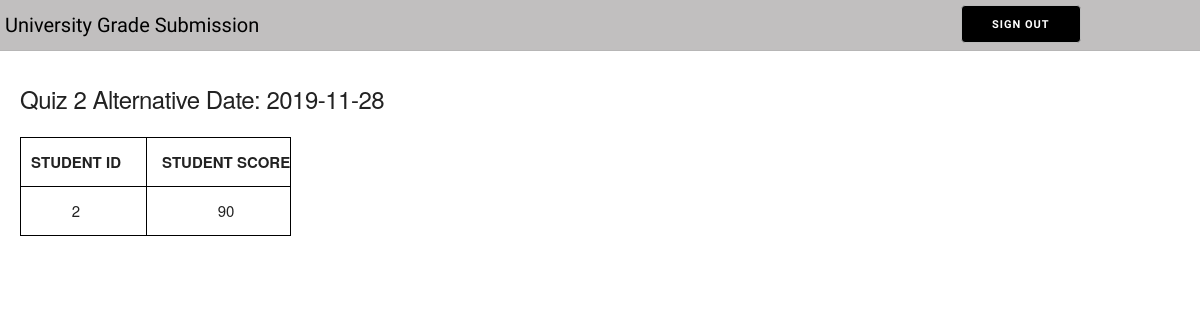
The page /quiz/2/results/ on the database its author committed.
### tables this page shows
CREATE TABLE quizes (
    quiz_id INTEGER PRIMARY KEY AUTOINCREMENT NOT NULL,
    subject_name TEXT,
    questions TEXT,
    quiz_date DATE
);

CREATE TABLE results (
    results_id INTEGER PRIMARY KEY AUTOINCREMENT NOT NULL,
    student_id INT NOT NULL,
    quiz_id INT NOT NULL,
    grade INT NOT NULL
);

### app.py (the view)
@app.route('/quiz/<id>/results/')
def get_quiz(id):
    cursor = conn.cursor()
    anon_query = find_quizes_with_students(id)
    anon_results = get_results(cursor, anon_query)
    anon_values = merge_tuples_to_dict(config_anon_view_keys(), anon_results) if anon_results else anon_results
    print(anon_results)
    print(anon_values)
    return render_template('quiz-detail.html', anon_values=anon_values, cache_bust=random.random())

### utilities.py (called while the page is built)
def get_results(cursor, query):
    cursor.execute(query)
    result = cursor.fetchall()
    return result

def config_anon_view_keys():
    results_tuple = ('person_id', 'subject', 'quiz_id', 'quiz_date', 'score')
    return results_tuple

def merge_tuples_to_dict(key_tup, val_tup_list):
    result_list = [dict(zip(key_tup, val_tup)) for val_tup in val_tup_list]
    return result_list

def find_quizes_with_students(id):
    sql_query = f"""
    SELECT
    students.student_id AS 'personId',
	quizes.subject_name AS 'quizSubject',
    quizes.quiz_id AS 'quizId',
    quizes.quiz_date as 'quizDate',
    results.grade AS 'resultsScore'
    FROM students
	JOIN results ON students.student_id = results.student_id
    JOIN quizes ON results.quiz_id = quizes.quiz_id
    WHERE quizes.quiz_id IS {id};
    """
    return sql_query

### templates/quiz-detail.html (shortened to what this page needs)
<!DOCTYPE html>
<html lang="en">
<head>
    <link rel="stylesheet" href="{{ url_for('static', filename='css/normalize.css')}}?bust={{cache_bust}}">
    <link rel="stylesheet" href="{{ url_for('static', filename='css/skeleton.css')}}?bust={{cache_bust}}">
    <link rel="stylesheet" href="{{ url_for('static', filename='css/main.css')}}?bust={{cache_bust}}">
</head>
<body>
    <div class="sign-up-page">
        <div class="nav-bar">
            <div class="nav-heading">
                <span><a href="/login">University Grade Submission</a></span>
            </div>
            <div class="error-messages">
            </div>
            <div class="signout-button-container">
                <form action="/logout">
                    <button class="signout-button">Sign Out</button>
                </form>
            </div>
        </div>
        {% if anon_values %}
        <div class="student-table">
            <div>
                <h5>{{ "Quiz " + anon_values[0]["quiz_id"]|string + " " + anon_values[0]['subject'].capitalize() + " Date: " + anon_values[0]['quiz_date'] }}</h5>
            </div>
            <table>
                <tr>
                    <th>STUDENT ID</th>
                    <th>STUDENT SCORE</th>
                </tr>
                {% for anon in anon_values %}
                <tr>
                    <td>{{ anon.person_id }}</td>
                    <td>{{ anon.score }}</td>
                </tr>
                {% endfor %}
            </table>
            {% else %}
                <div class="student-table"><h5>No Results</h5></div>
            {% endif %}
        </div>
    </div>
</body>
</html>

### static/css/skeleton.css (style rules this page uses)
html { font-size: 62.5%; }
body { font-size: 1.5em; line-height: 1.6; font-weight: 400; font-family: "Raleway", "HelveticaNeue", "Helvetica Neue", Helvetica, Arial, sans-serif; color: #222; }
h1, h2, h3, h4, h5, h6 { margin-top: 0; margin-bottom: 2rem; font-weight: 300; }
h5 { font-size: 1.8rem; line-height: 1.5; letter-spacing: -.05rem; }
@media (min-width: 550px) { h5 { font-size: 2.4rem; } }
a { color: #1EAEDB; }
.button, button, input[type="submit"], input[type="reset"], input[type="button"] { display: inline-block; height: 38px; padding: 0 30px; color: #555; text-align: center; font-size: 11px; font-weight: 600; line-height: 38px; letter-spacing: .1rem; text-transform: uppercase; text-decoration: none; white-space: nowrap; background-color: transparent; border-radius: 4px; border: 1px solid #bbb; cursor: pointer; box-sizing: border-box; }
th, td { padding: 12px 15px; text-align: left; border-bottom: 1px solid #E1E1E1; }
th:first-child, td:first-child { padding-left: 0; }
th:last-child, td:last-child { padding-right: 0; }
button, .button { margin-bottom: 1rem; }
pre, blockquote, dl, figure, table, p, ul, ol, form { margin-bottom: 2.5rem; }

### static/css/main.css (style rules this page uses)
table, th, td { border: 1px solid black; }
button, select, .btn { cursor: pointer; }
.sign-up-page { width: 100%; height: 100%; position: absolute; }
.nav-bar { width: 100%; background-color: #c1bfbf; height: 50px; font-family: 'Oxygen', sans-serif; border-bottom: 1px solid #b7b6b6; display: flex; }
.nav-heading { width: 35%; padding-left: 5px; font-size: 2rem; height: 100%; align-items: center; display: flex; cursor: pointer; }
.nav-heading a:link, .nav-heading a:visited, .nav-heading a:hover, .nav-heading a:active { text-decoration: none; color: black; }
.error-messages { width: 45%; display: flex; justify-content: flex-end; align-items:center; color: #bf3737; font-weight: 800; }
.signout-button-container { width: 20%; display: flex; }
.signout-button { background-color: black; color: white; margin-bottom: 0; margin-top: 5px; }
.student-table { padding-top: 30px; padding-left: 20px; }
.student-table, td, th { min-width: 110px; }
.student-table th, .student-table td { text-align: center; }

### rows shown on the page
quizes: subject_name+quiz_date "Quiz 2 Alternative Date: 2019-11-28"
results: person_id "2", score "90"
